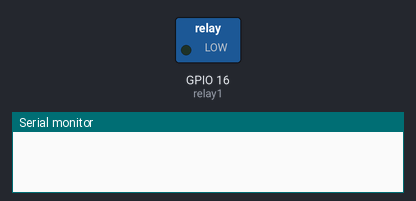
The sketch below on a simulated ESP8266 (NodeMCU). On the bench: switched loads named in the sketch (green lamp = pin HIGH), the last lines printed to the serial monitor. A WiFi scan finds three made-up networks.

Above: at 0.0 s.
At 2.1 s:
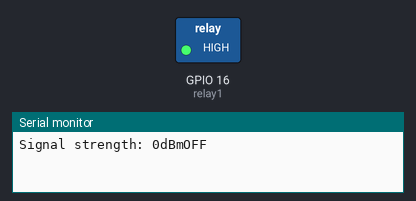
Timing chart, 0 to 3.6 s (numbered marks = the images above):
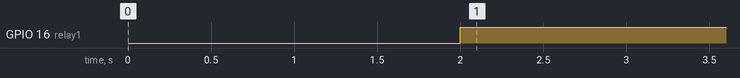

Measured:
- by itself, GPIO 16 (relay1): LOW → HIGH at 2.0 s

The sketch:

WIFI_signal_strength_detector.ino
```cpp
#include <ESP8266WiFi.h>
const char* SSID = "Hotshot";
#define relay1 16

int32_t getRSSI(const char* target_ssid)
{
  byte available_networks = WiFi.scanNetworks();
  for(int network = 0; network < available_networks; network++)
  {
    if(WiFi.SSID(network).compareTo(target_ssid) == 0)
    {
      return WiFi.RSSI(network);
    }
  }
  return 0;
}
void setup()
{
  Serial.begin(115200);
  pinMode(relay1, OUTPUT);
}
void loop()
{
  int32_t rssi = getRSSI(SSID);
  Serial.print("Signal strength: ");
  Serial.print(rssi);
  Serial.print("dBm");

 if (rssi > (-70) && rssi != 0)
 {
  digitalWrite(relay1, LOW);
  Serial.println("ON");
 }
 else
 {
  digitalWrite(relay1, HIGH);
  Serial.println("OFF");
 }
}
```
